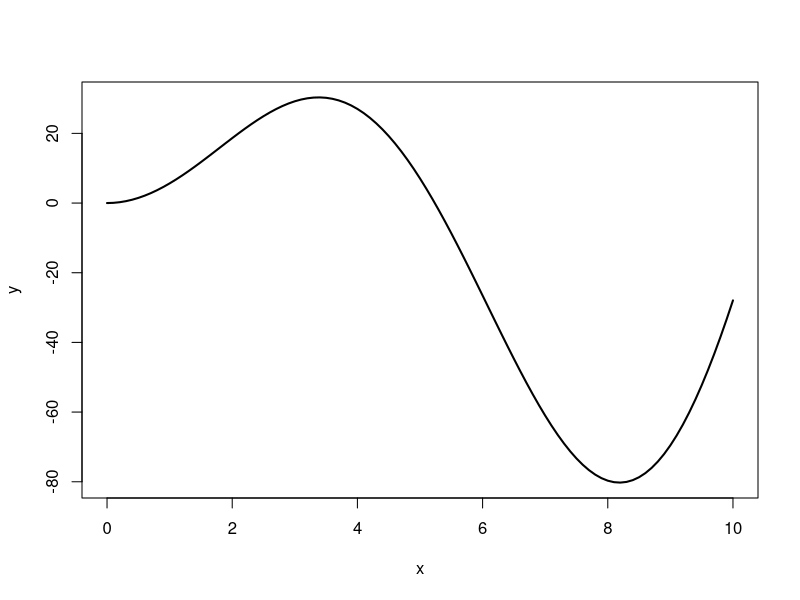
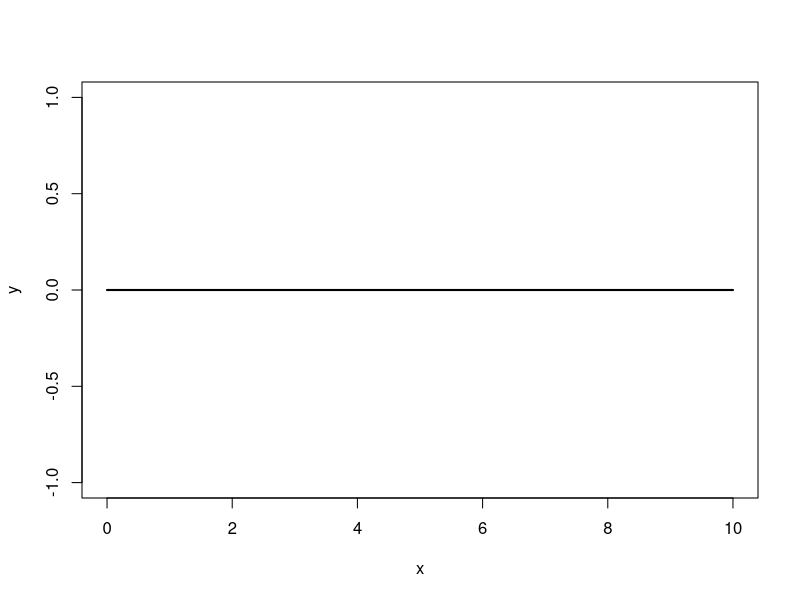
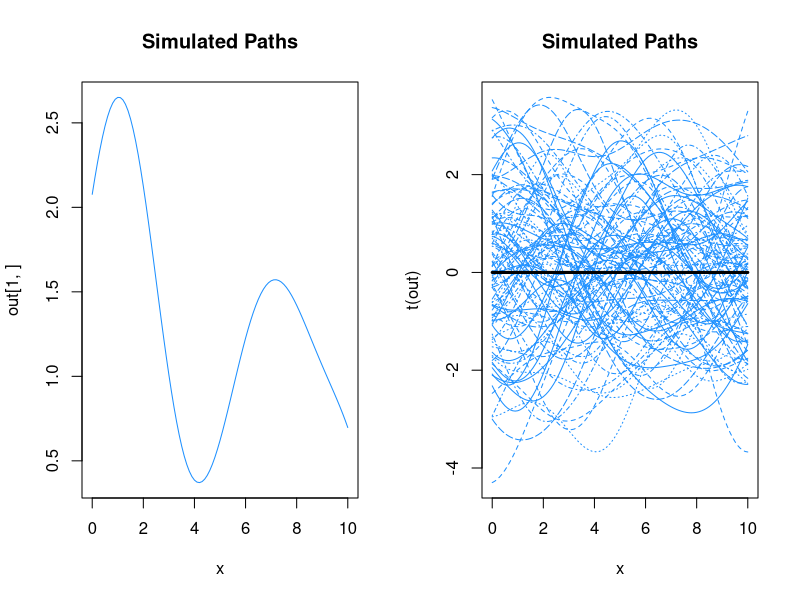
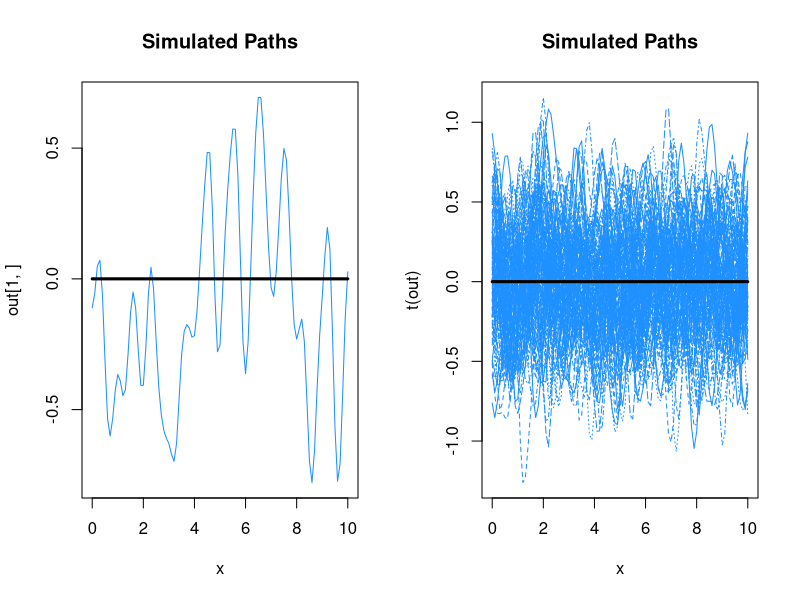
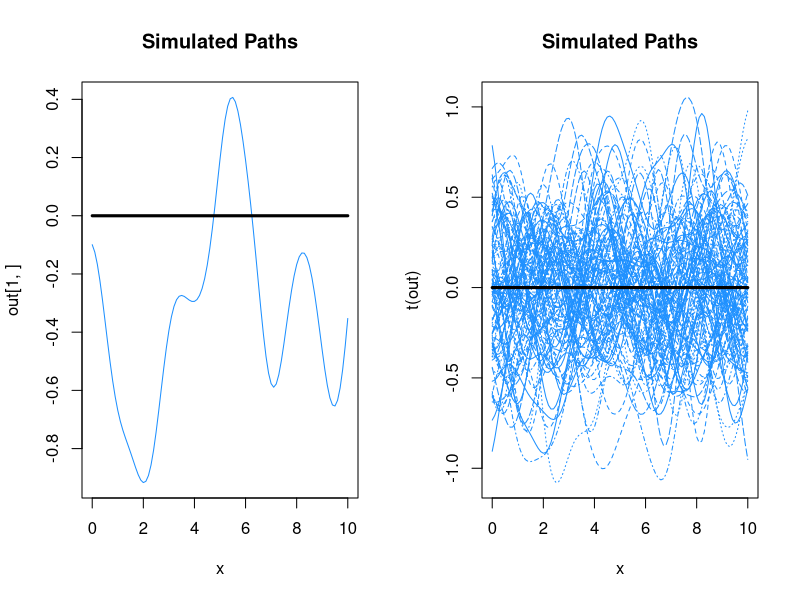
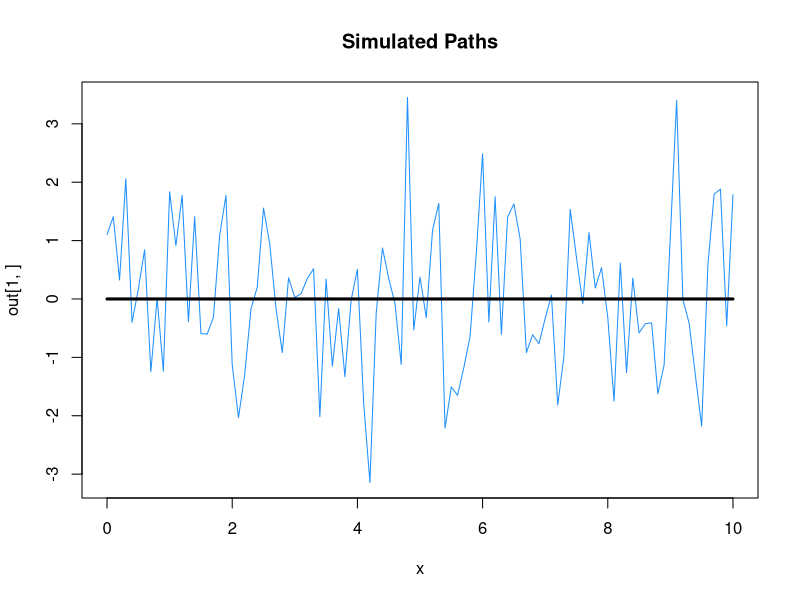
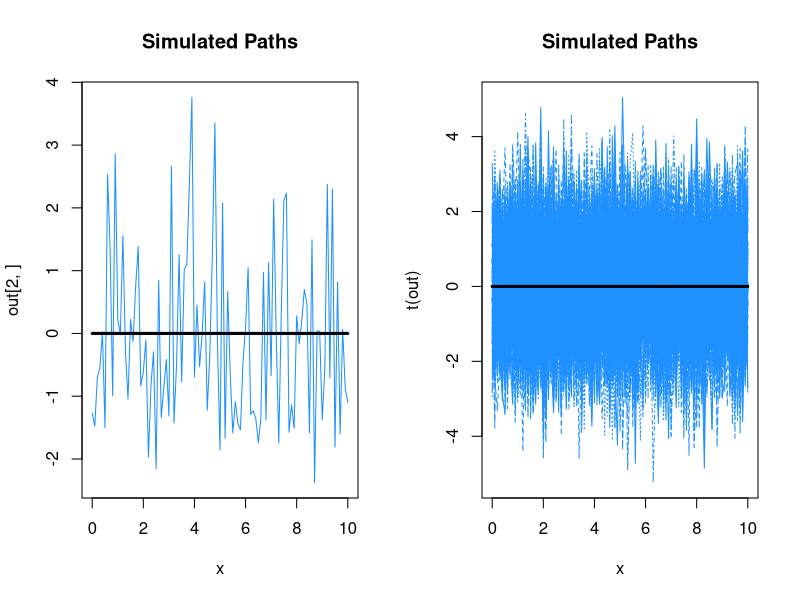

Reproduce these figures in R, in order.
#Gaussian processes simulation of paths

library(MASS) #to simulate from multivariate normals

#define an informative mean function
m <- function(x){
  10 * x * sin(0.6 * x)
}

x = seq(0, 10, 0.1)  #create a grid
y = m(x)
plot(x, y, type = 'l', lwd = 2, cex.axis = 1, cex.lab = 1)

#define a non informative mean function
m <- function(x){
  0*x
}

x = seq(0, 10, 0.1)  #create a grid
y = m(x)
plot(x, y, type = 'l', lwd = 2, cex.axis = 1, cex.lab = 1)

#Exponential square kernel ###########################################
K <- function(x, xprime, sigma2 = 2, ell = 10) {
  
  # Force it to column matrix
  x = matrix(x)
  xprime = matrix(xprime)
  p= dim(x)[1];    
  n= dim(xprime)[1];
  
  # Broadcast the matrix
  x = matrix(x, nrow = p, ncol = n)
  xprime = matrix(xprime, nrow = n, ncol = p)
  
  # Compute the kernel
  xprime = t(xprime)
  return(sigma2 * exp(-(x - xprime)^2 / ell))
}

#plot a the Gaussian process
set.seed(0)
x = seq(0, 10, 0.1)

# Compute Mean
mu = m(x)

# Compute Covariance
Sigma = K(x, x, sigma2 = 2, ell = 10)

nsim = 100
out = array(NA, dim = c(nsim, length(x)))
for (i in 1:nsim){
  out[i, ] = mvrnorm(1, mu, Sigma)
}

par(mfrow = c(1, 2))
# Plot 1: Plotting all the simulated paths
matplot(x, out[1,], type = 'l', col = 'dodgerblue', main = 'Simulated Paths')
lines(x, mu, type = 'l', lwd = 3, col = 'black')
matplot(x, t(out), type = 'l', col = 'dodgerblue', main = 'Simulated Paths')
lines(x, mu, type = 'l', lwd = 3, col = 'black')


# Compute Covariance
Sigma = K(x, x, sigma2 = 0.1, ell = 0.1)

nsim = 100
out = array(NA, dim = c(nsim, length(x)))
for (i in 1:nsim){
  out[i, ] = mvrnorm(1, mu, Sigma)
}
# Plot 2: Plotting all the simulated paths
matplot(x, out[1,], type = 'l', col = 'dodgerblue', main = 'Simulated Paths')
lines(x, mu, type = 'l', lwd = 3, col = 'black')
matplot(x, t(out), type = 'l', col = 'dodgerblue', main = 'Simulated Paths')
lines(x, mu, type = 'l', lwd = 3, col = 'black')

# Compute Covariance
Sigma = K(x, x, sigma2 = 0.1, ell = 1)

nsim = 100
out = array(NA, dim = c(nsim, length(x)))
for (i in 1:nsim){
  out[i, ] = mvrnorm(1, mu, Sigma)
}
# Plot 2: Plotting all the simulated paths
matplot(x, out[1,], type = 'l', col = 'dodgerblue', main = 'Simulated Paths')
lines(x, mu, type = 'l', lwd = 3, col = 'black')
matplot(x, t(out), type = 'l', col = 'dodgerblue', main = 'Simulated Paths')
lines(x, mu, type = 'l', lwd = 3, col = 'black')

#White noise kernel ###########################################
K_WN <- function(x, xprime, sigma2 = 2) {
  
  # Force it to column matrix
  x = matrix(x)
  xprime = matrix(xprime)
  p= dim(x)[1];    
  n= dim(xprime)[1];
  
  # Broadcast the matrix
  x = matrix(x, nrow = p, ncol = n)
  xprime = matrix(xprime, nrow = n, ncol = p)
  
  # Compute the kernel
  xprime = t(xprime)
  return(sigma2 * (x == xprime))
}

#plot a the Gaussian process
set.seed(0)
x = seq(0, 10, 0.1)

# Compute Mean
mu = m(x)

# Compute Covariance
Sigma = K_WN(x, x, sigma2 = 2)

nsim = 100
out = array(NA, dim = c(nsim, length(x)))
for (i in 1:nsim){
  out[i, ] = mvrnorm(1, mu, Sigma)
}

par(mfrow = c(1, 1))
matplot(x, out[1,], type = 'l', col = 'dodgerblue', main = 'Simulated Paths')
lines(x, mu, type = 'l', lwd = 3, col = 'black')

par(mfrow = c(1, 2))
matplot(x, out[2,], type = 'l', col = 'dodgerblue', main = 'Simulated Paths')
lines(x, mu, type = 'l', lwd = 3, col = 'black')

matplot(x, t(out), type = 'l', col = 'dodgerblue', main = 'Simulated Paths')
lines(x, mu, type = 'l', lwd = 3, col = 'black')
